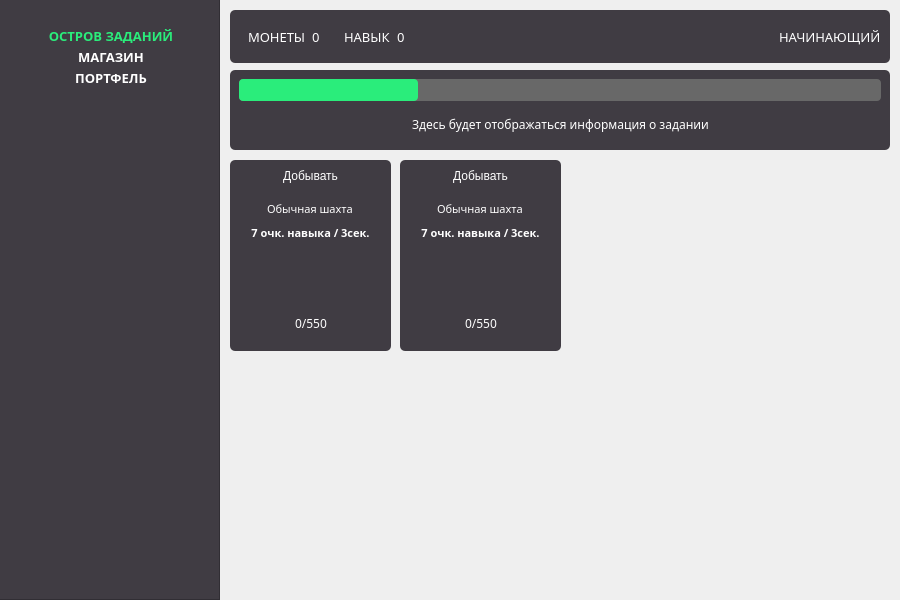
<?xml version="1.0" encoding="UTF-8"?>
<ui version="4.0">
 <class>Form</class>
 <widget class="QWidget" name="Form">
  <property name="windowModality">
   <enum>Qt::WindowModality::NonModal</enum>
  </property>
  <property name="enabled">
   <bool>true</bool>
  </property>
  <property name="geometry">
   <rect>
    <x>0</x>
    <y>0</y>
    <width>900</width>
    <height>600</height>
   </rect>
  </property>
  <property name="minimumSize">
   <size>
    <width>900</width>
    <height>600</height>
   </size>
  </property>
  <property name="maximumSize">
   <size>
    <width>900</width>
    <height>600</height>
   </size>
  </property>
  <property name="windowTitle">
   <string>Form</string>
  </property>
  <property name="styleSheet">
   <string notr="true">background-image: url(:/images/winterbg.png);</string>
  </property>
  <widget class="QFrame" name="frame_13">
   <property name="enabled">
    <bool>true</bool>
   </property>
   <property name="geometry">
    <rect>
     <x>230</x>
     <y>160</y>
     <width>161</width>
     <height>191</height>
    </rect>
   </property>
   <property name="styleSheet">
    <string notr="true">background: #403C43;
border-radius: 5px;</string>
   </property>
   <property name="frameShape">
    <enum>QFrame::Shape::StyledPanel</enum>
   </property>
   <property name="frameShadow">
    <enum>QFrame::Shadow::Raised</enum>
   </property>
   <layout class="QVBoxLayout" name="verticalLayout_5">
    <item>
     <widget class="QPushButton" name="pushButton_5">
      <property name="cursor">
       <cursorShape>PointingHandCursor</cursorShape>
      </property>
      <property name="styleSheet">
       <string notr="true">color: #fff;</string>
      </property>
      <property name="text">
       <string>Добывать</string>
      </property>
     </widget>
    </item>
    <item>
     <widget class="QFrame" name="frame_15">
      <property name="enabled">
       <bool>true</bool>
      </property>
      <property name="minimumSize">
       <size>
        <width>0</width>
        <height>30</height>
       </size>
      </property>
      <property name="maximumSize">
       <size>
        <width>16777215</width>
        <height>20</height>
       </size>
      </property>
      <property name="frameShape">
       <enum>QFrame::Shape::StyledPanel</enum>
      </property>
      <property name="frameShadow">
       <enum>QFrame::Shadow::Raised</enum>
      </property>
      <layout class="QHBoxLayout" name="horizontalLayout_10">
       <item>
        <spacer name="horizontalSpacer_10">
         <property name="orientation">
          <enum>Qt::Orientation::Horizontal</enum>
         </property>
         <property name="sizeHint" stdset="0">
          <size>
           <width>40</width>
           <height>20</height>
          </size>
         </property>
        </spacer>
       </item>
       <item>
        <widget class="QLabel" name="label_19">
         <property name="minimumSize">
          <size>
           <width>0</width>
           <height>0</height>
          </size>
         </property>
         <property name="maximumSize">
          <size>
           <width>150</width>
           <height>16777215</height>
          </size>
         </property>
         <property name="font">
          <font>
           <family>Data Trash</family>
           <pointsize>8</pointsize>
          </font>
         </property>
         <property name="styleSheet">
          <string notr="true">color: white;
background: none;</string>
         </property>
         <property name="text">
          <string>Обычная шахта</string>
         </property>
        </widget>
       </item>
       <item>
        <spacer name="horizontalSpacer_11">
         <property name="orientation">
          <enum>Qt::Orientation::Horizontal</enum>
         </property>
         <property name="sizeHint" stdset="0">
          <size>
           <width>40</width>
           <height>20</height>
          </size>
         </property>
        </spacer>
       </item>
      </layout>
     </widget>
    </item>
    <item>
     <widget class="QLabel" name="label_20">
      <property name="enabled">
       <bool>true</bool>
      </property>
      <property name="font">
       <font>
        <family>Intro Black</family>
        <pointsize>8</pointsize>
        <bold>true</bold>
       </font>
      </property>
      <property name="styleSheet">
       <string notr="true">color: white;
background: none;</string>
      </property>
      <property name="text">
       <string>7 очк. навыка / 3сек.</string>
      </property>
      <property name="scaledContents">
       <bool>false</bool>
      </property>
      <property name="alignment">
       <set>Qt::AlignmentFlag::AlignCenter</set>
      </property>
     </widget>
    </item>
    <item alignment="Qt::AlignmentFlag::Qt::AlignmentFlag::AlignVCenter">
     <widget class="QFrame" name="frame_16">
      <property name="enabled">
       <bool>true</bool>
      </property>
      <property name="minimumSize">
       <size>
        <width>0</width>
        <height>63</height>
       </size>
      </property>
      <property name="frameShape">
       <enum>QFrame::Shape::StyledPanel</enum>
      </property>
      <property name="frameShadow">
       <enum>QFrame::Shadow::Raised</enum>
      </property>
      <layout class="QHBoxLayout" name="horizontalLayout_12">
       <item>
        <widget class="QLabel" name="label_6">
         <property name="minimumSize">
          <size>
           <width>50</width>
           <height>50</height>
          </size>
         </property>
         <property name="maximumSize">
          <size>
           <width>50</width>
           <height>50</height>
          </size>
         </property>
         <property name="text">
          <string/>
         </property>
         <property name="pixmap">
          <pixmap resource="../images/images.qrc">:/images/gems/Gemstone_Icon_Kit/1.png</pixmap>
         </property>
         <property name="scaledContents">
          <bool>true</bool>
         </property>
         <property name="alignment">
          <set>Qt::AlignmentFlag::AlignCenter</set>
         </property>
         <property name="wordWrap">
          <bool>false</bool>
         </property>
        </widget>
       </item>
      </layout>
     </widget>
    </item>
    <item>
     <widget class="QFrame" name="frame_17">
      <property name="styleSheet">
       <string notr="true">padding: 0;
margin: 0;</string>
      </property>
      <property name="frameShape">
       <enum>QFrame::Shape::StyledPanel</enum>
      </property>
      <property name="frameShadow">
       <enum>QFrame::Shadow::Raised</enum>
      </property>
      <layout class="QHBoxLayout" name="horizontalLayout_13">
       <item>
        <spacer name="horizontalSpacer_14">
         <property name="orientation">
          <enum>Qt::Orientation::Horizontal</enum>
         </property>
         <property name="sizeHint" stdset="0">
          <size>
           <width>40</width>
           <height>20</height>
          </size>
         </property>
        </spacer>
       </item>
       <item>
        <widget class="QLabel" name="label_7">
         <property name="font">
          <font>
           <family>Intro Black</family>
          </font>
         </property>
         <property name="styleSheet">
          <string notr="true">color: #fff;</string>
         </property>
         <property name="text">
          <string>0/550</string>
         </property>
        </widget>
       </item>
       <item>
        <spacer name="horizontalSpacer_15">
         <property name="orientation">
          <enum>Qt::Orientation::Horizontal</enum>
         </property>
         <property name="sizeHint" stdset="0">
          <size>
           <width>40</width>
           <height>20</height>
          </size>
         </property>
        </spacer>
       </item>
      </layout>
     </widget>
    </item>
   </layout>
  </widget>
  <widget class="QFrame" name="frame_3">
   <property name="geometry">
    <rect>
     <x>230</x>
     <y>70</y>
     <width>660</width>
     <height>80</height>
    </rect>
   </property>
   <property name="minimumSize">
    <size>
     <width>660</width>
     <height>80</height>
    </size>
   </property>
   <property name="maximumSize">
    <size>
     <width>660</width>
     <height>80</height>
    </size>
   </property>
   <property name="styleSheet">
    <string notr="true">background: #403C43;
border-radius: 5px;</string>
   </property>
   <property name="frameShape">
    <enum>QFrame::Shape::StyledPanel</enum>
   </property>
   <property name="frameShadow">
    <enum>QFrame::Shadow::Raised</enum>
   </property>
   <layout class="QVBoxLayout" name="verticalLayout_4">
    <item>
     <widget class="QProgressBar" name="progressBar">
      <property name="sizePolicy">
       <sizepolicy hsizetype="Expanding" vsizetype="Fixed">
        <horstretch>0</horstretch>
        <verstretch>0</verstretch>
       </sizepolicy>
      </property>
      <property name="styleSheet">
       <string notr="true">QProgressBar{
	background: none;
	background-color: #686868;
	border-radius: 4px;
}

QProgressBar::chunk{
	background-color: #2AED7B;
	border-radius: 4px;
}</string>
      </property>
      <property name="value">
       <number>28</number>
      </property>
      <property name="textVisible">
       <bool>false</bool>
      </property>
      <property name="orientation">
       <enum>Qt::Orientation::Horizontal</enum>
      </property>
     </widget>
    </item>
    <item>
     <widget class="QFrame" name="frame_7">
      <property name="frameShape">
       <enum>QFrame::Shape::StyledPanel</enum>
      </property>
      <property name="frameShadow">
       <enum>QFrame::Shadow::Raised</enum>
      </property>
      <layout class="QHBoxLayout" name="horizontalLayout_6">
       <item>
        <spacer name="horizontalSpacer_4">
         <property name="orientation">
          <enum>Qt::Orientation::Horizontal</enum>
         </property>
         <property name="sizeHint" stdset="0">
          <size>
           <width>40</width>
           <height>20</height>
          </size>
         </property>
        </spacer>
       </item>
       <item>
        <widget class="QLabel" name="label_2">
         <property name="font">
          <font>
           <family>Intro Black</family>
          </font>
         </property>
         <property name="styleSheet">
          <string notr="true">color: #fff;</string>
         </property>
         <property name="text">
          <string>Здесь будет отображаться информация о задании</string>
         </property>
        </widget>
       </item>
       <item>
        <spacer name="horizontalSpacer_5">
         <property name="orientation">
          <enum>Qt::Orientation::Horizontal</enum>
         </property>
         <property name="sizeHint" stdset="0">
          <size>
           <width>40</width>
           <height>20</height>
          </size>
         </property>
        </spacer>
       </item>
      </layout>
     </widget>
    </item>
   </layout>
  </widget>
  <widget class="QFrame" name="frame_4">
   <property name="geometry">
    <rect>
     <x>230</x>
     <y>10</y>
     <width>660</width>
     <height>53</height>
    </rect>
   </property>
   <property name="sizePolicy">
    <sizepolicy hsizetype="Preferred" vsizetype="Preferred">
     <horstretch>0</horstretch>
     <verstretch>0</verstretch>
    </sizepolicy>
   </property>
   <property name="minimumSize">
    <size>
     <width>660</width>
     <height>0</height>
    </size>
   </property>
   <property name="maximumSize">
    <size>
     <width>660</width>
     <height>16777215</height>
    </size>
   </property>
   <property name="styleSheet">
    <string notr="true">background: #403C43;
border-radius: 5px;</string>
   </property>
   <property name="frameShape">
    <enum>QFrame::Shape::StyledPanel</enum>
   </property>
   <property name="frameShadow">
    <enum>QFrame::Shadow::Raised</enum>
   </property>
   <layout class="QHBoxLayout" name="horizontalLayout_4">
    <item>
     <widget class="QFrame" name="money_count_frame">
      <property name="enabled">
       <bool>true</bool>
      </property>
      <property name="styleSheet">
       <string notr="true">background:none;
</string>
      </property>
      <layout class="QHBoxLayout" name="horizontalLayout_2">
       <item>
        <widget class="QLabel" name="label_13">
         <property name="enabled">
          <bool>false</bool>
         </property>
         <property name="font">
          <font>
           <family>Code Pro Bold</family>
           <pointsize>10</pointsize>
          </font>
         </property>
         <property name="styleSheet">
          <string notr="true">color: white;
background: none;</string>
         </property>
         <property name="text">
          <string>МОНЕТЫ</string>
         </property>
        </widget>
       </item>
       <item>
        <widget class="QLabel" name="label_9">
         <property name="font">
          <font>
           <family>Code Pro Bold</family>
           <pointsize>10</pointsize>
          </font>
         </property>
         <property name="styleSheet">
          <string notr="true">color: white;
background: none;</string>
         </property>
         <property name="text">
          <string>0</string>
         </property>
        </widget>
       </item>
      </layout>
     </widget>
    </item>
    <item>
     <widget class="QFrame" name="skill_count_frame">
      <property name="styleSheet">
       <string notr="true">background: none;</string>
      </property>
      <layout class="QHBoxLayout" name="horizontalLayout">
       <item>
        <widget class="QLabel" name="label_10">
         <property name="enabled">
          <bool>false</bool>
         </property>
         <property name="font">
          <font>
           <family>Code Pro Bold</family>
           <pointsize>10</pointsize>
          </font>
         </property>
         <property name="styleSheet">
          <string notr="true">color: white;
background: none;</string>
         </property>
         <property name="text">
          <string>НАВЫК</string>
         </property>
        </widget>
       </item>
       <item>
        <widget class="QLabel" name="label_11">
         <property name="font">
          <font>
           <family>Code Pro Bold</family>
           <pointsize>10</pointsize>
          </font>
         </property>
         <property name="styleSheet">
          <string notr="true">color: white;
background: none;</string>
         </property>
         <property name="text">
          <string>0</string>
         </property>
        </widget>
       </item>
       <item>
        <spacer name="horizontalSpacer">
         <property name="orientation">
          <enum>Qt::Orientation::Horizontal</enum>
         </property>
         <property name="sizeHint" stdset="0">
          <size>
           <width>40</width>
           <height>20</height>
          </size>
         </property>
        </spacer>
       </item>
      </layout>
     </widget>
    </item>
    <item>
     <widget class="QLabel" name="label_12">
      <property name="enabled">
       <bool>false</bool>
      </property>
      <property name="font">
       <font>
        <family>Code Pro Bold</family>
        <pointsize>10</pointsize>
       </font>
      </property>
      <property name="styleSheet">
       <string notr="true">color: white;
background: none;</string>
      </property>
      <property name="text">
       <string>НАЧИНАЮЩИЙ</string>
      </property>
     </widget>
    </item>
   </layout>
  </widget>
  <widget class="QFrame" name="frame_5">
   <property name="geometry">
    <rect>
     <x>-1</x>
     <y>-1</y>
     <width>221</width>
     <height>601</height>
    </rect>
   </property>
   <property name="styleSheet">
    <string notr="true">background: #403C43;</string>
   </property>
   <property name="frameShape">
    <enum>QFrame::Shape::StyledPanel</enum>
   </property>
   <property name="frameShadow">
    <enum>QFrame::Shadow::Raised</enum>
   </property>
   <widget class="QFrame" name="menu_bar">
    <property name="geometry">
     <rect>
      <x>40</x>
      <y>20</y>
      <width>144</width>
      <height>75</height>
     </rect>
    </property>
    <property name="styleSheet">
     <string notr="true">background: none;
border: none;
</string>
    </property>
    <layout class="QVBoxLayout" name="verticalLayout">
     <item>
      <widget class="QPushButton" name="pushButton">
       <property name="enabled">
        <bool>false</bool>
       </property>
       <property name="font">
        <font>
         <family>Disket Mono</family>
         <pointsize>10</pointsize>
         <bold>true</bold>
        </font>
       </property>
       <property name="cursor">
        <cursorShape>PointingHandCursor</cursorShape>
       </property>
       <property name="styleSheet">
        <string notr="true">background: none;
border: none;
color: #2AED7B;</string>
       </property>
       <property name="text">
        <string>ОСТРОВ ЗАДАНИЙ</string>
       </property>
      </widget>
     </item>
     <item>
      <widget class="QPushButton" name="pushButton_2">
       <property name="enabled">
        <bool>false</bool>
       </property>
       <property name="font">
        <font>
         <family>Disket Mono</family>
         <pointsize>10</pointsize>
         <bold>true</bold>
        </font>
       </property>
       <property name="cursor">
        <cursorShape>PointingHandCursor</cursorShape>
       </property>
       <property name="styleSheet">
        <string notr="true">background: none;
border: none;
color: white;</string>
       </property>
       <property name="text">
        <string>МАГАЗИН</string>
       </property>
      </widget>
     </item>
     <item>
      <widget class="QPushButton" name="pushButton_3">
       <property name="font">
        <font>
         <family>Disket Mono</family>
         <pointsize>10</pointsize>
         <bold>true</bold>
        </font>
       </property>
       <property name="cursor">
        <cursorShape>PointingHandCursor</cursorShape>
       </property>
       <property name="styleSheet">
        <string notr="true">background: none;
border: none;
color: white;</string>
       </property>
       <property name="text">
        <string>ПОРТФЕЛЬ</string>
       </property>
      </widget>
     </item>
    </layout>
   </widget>
  </widget>
  <widget class="QFrame" name="frame_14">
   <property name="enabled">
    <bool>true</bool>
   </property>
   <property name="geometry">
    <rect>
     <x>400</x>
     <y>160</y>
     <width>161</width>
     <height>191</height>
    </rect>
   </property>
   <property name="styleSheet">
    <string notr="true">background: #403C43;
border-radius: 5px;</string>
   </property>
   <property name="frameShape">
    <enum>QFrame::Shape::StyledPanel</enum>
   </property>
   <property name="frameShadow">
    <enum>QFrame::Shadow::Raised</enum>
   </property>
   <layout class="QVBoxLayout" name="verticalLayout_6">
    <item>
     <widget class="QPushButton" name="pushButton_6">
      <property name="cursor">
       <cursorShape>PointingHandCursor</cursorShape>
      </property>
      <property name="styleSheet">
       <string notr="true">color: #fff;</string>
      </property>
      <property name="text">
       <string>Добывать</string>
      </property>
     </widget>
    </item>
    <item>
     <widget class="QFrame" name="frame_18">
      <property name="enabled">
       <bool>true</bool>
      </property>
      <property name="minimumSize">
       <size>
        <width>0</width>
        <height>30</height>
       </size>
      </property>
      <property name="maximumSize">
       <size>
        <width>16777215</width>
        <height>20</height>
       </size>
      </property>
      <property name="frameShape">
       <enum>QFrame::Shape::StyledPanel</enum>
      </property>
      <property name="frameShadow">
       <enum>QFrame::Shadow::Raised</enum>
      </property>
      <layout class="QHBoxLayout" name="horizontalLayout_11">
       <item>
        <spacer name="horizontalSpacer_12">
         <property name="orientation">
          <enum>Qt::Orientation::Horizontal</enum>
         </property>
         <property name="sizeHint" stdset="0">
          <size>
           <width>40</width>
           <height>20</height>
          </size>
         </property>
        </spacer>
       </item>
       <item>
        <widget class="QLabel" name="label_21">
         <property name="minimumSize">
          <size>
           <width>0</width>
           <height>0</height>
          </size>
         </property>
         <property name="maximumSize">
          <size>
           <width>150</width>
           <height>16777215</height>
          </size>
         </property>
         <property name="font">
          <font>
           <family>Data Trash</family>
           <pointsize>8</pointsize>
          </font>
         </property>
         <property name="styleSheet">
          <string notr="true">color: white;
background: none;</string>
         </property>
         <property name="text">
          <string>Обычная шахта</string>
         </property>
        </widget>
       </item>
       <item>
        <spacer name="horizontalSpacer_13">
         <property name="orientation">
          <enum>Qt::Orientation::Horizontal</enum>
         </property>
         <property name="sizeHint" stdset="0">
          <size>
           <width>40</width>
           <height>20</height>
          </size>
         </property>
        </spacer>
       </item>
      </layout>
     </widget>
    </item>
    <item>
     <widget class="QLabel" name="label_22">
      <property name="enabled">
       <bool>true</bool>
      </property>
      <property name="font">
       <font>
        <family>Intro Black</family>
        <pointsize>8</pointsize>
        <bold>true</bold>
       </font>
      </property>
      <property name="styleSheet">
       <string notr="true">color: white;
background: none;</string>
      </property>
      <property name="text">
       <string>7 очк. навыка / 3сек.</string>
      </property>
      <property name="scaledContents">
       <bool>false</bool>
      </property>
      <property name="alignment">
       <set>Qt::AlignmentFlag::AlignCenter</set>
      </property>
     </widget>
    </item>
    <item alignment="Qt::AlignmentFlag::Qt::AlignmentFlag::AlignVCenter">
     <widget class="QFrame" name="frame_19">
      <property name="enabled">
       <bool>true</bool>
      </property>
      <property name="minimumSize">
       <size>
        <width>0</width>
        <height>63</height>
       </size>
      </property>
      <property name="frameShape">
       <enum>QFrame::Shape::StyledPanel</enum>
      </property>
      <property name="frameShadow">
       <enum>QFrame::Shadow::Raised</enum>
      </property>
      <layout class="QHBoxLayout" name="horizontalLayout_14">
       <item>
        <widget class="QLabel" name="label_8">
         <property name="minimumSize">
          <size>
           <width>50</width>
           <height>50</height>
          </size>
         </property>
         <property name="maximumSize">
          <size>
           <width>50</width>
           <height>50</height>
          </size>
         </property>
         <property name="text">
          <string/>
         </property>
         <property name="pixmap">
          <pixmap resource="../images/images.qrc">:/images/gems/Gemstone_Icon_Kit/1.png</pixmap>
         </property>
         <property name="scaledContents">
          <bool>true</bool>
         </property>
         <property name="alignment">
          <set>Qt::AlignmentFlag::AlignCenter</set>
         </property>
         <property name="wordWrap">
          <bool>false</bool>
         </property>
        </widget>
       </item>
      </layout>
     </widget>
    </item>
    <item>
     <widget class="QFrame" name="frame_20">
      <property name="styleSheet">
       <string notr="true">padding: 0;
margin: 0;</string>
      </property>
      <property name="frameShape">
       <enum>QFrame::Shape::StyledPanel</enum>
      </property>
      <property name="frameShadow">
       <enum>QFrame::Shadow::Raised</enum>
      </property>
      <layout class="QHBoxLayout" name="horizontalLayout_15">
       <item>
        <spacer name="horizontalSpacer_16">
         <property name="orientation">
          <enum>Qt::Orientation::Horizontal</enum>
         </property>
         <property name="sizeHint" stdset="0">
          <size>
           <width>40</width>
           <height>20</height>
          </size>
         </property>
        </spacer>
       </item>
       <item>
        <widget class="QLabel" name="label_14">
         <property name="font">
          <font>
           <family>Intro Black</family>
          </font>
         </property>
         <property name="styleSheet">
          <string notr="true">color: #fff;</string>
         </property>
         <property name="text">
          <string>0/550</string>
         </property>
        </widget>
       </item>
       <item>
        <spacer name="horizontalSpacer_17">
         <property name="orientation">
          <enum>Qt::Orientation::Horizontal</enum>
         </property>
         <property name="sizeHint" stdset="0">
          <size>
           <width>40</width>
           <height>20</height>
          </size>
         </property>
        </spacer>
       </item>
      </layout>
     </widget>
    </item>
   </layout>
  </widget>
 </widget>
 <resources>
  <include location="../images/images.qrc"/>
 </resources>
 <connections/>
</ui>
